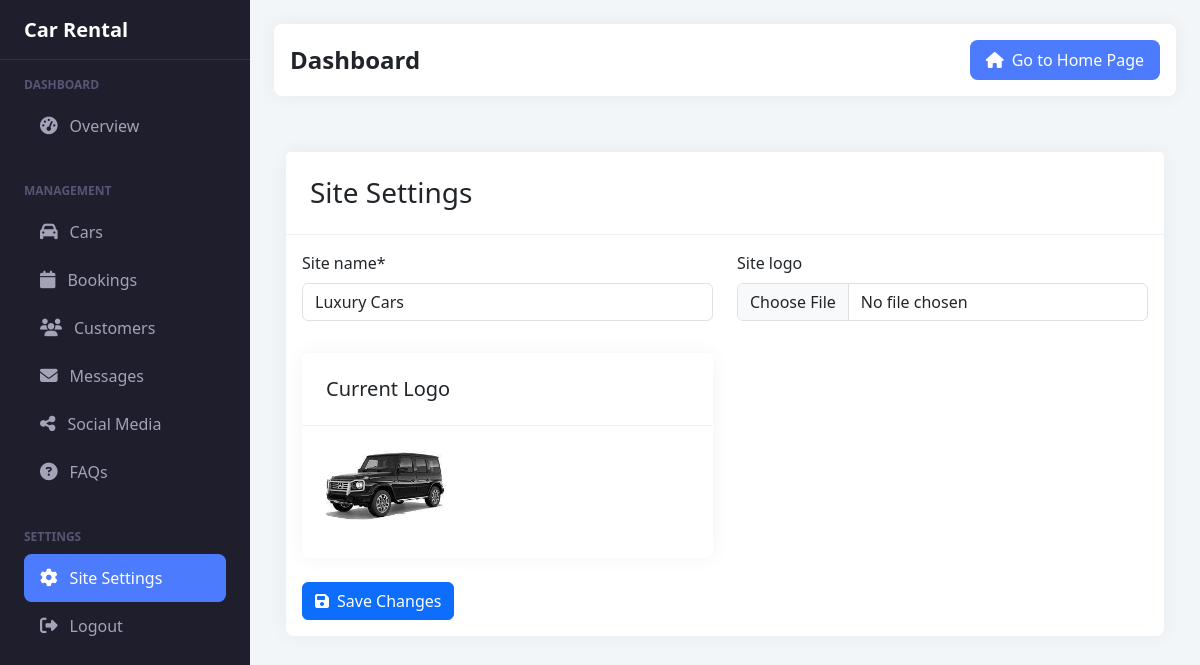
/dashboard/settings/ (signed in), run on the app's committed database.
### rentals/models.py (models this page shows, shortened)
class SiteSettings(models.Model):
    site_name = models.CharField(max_length=100, default='Car Rental Site')
    site_logo = models.ImageField(upload_to='site/', null=True, blank=True)
    class Meta:
        verbose_name = 'Site Settings'
        verbose_name_plural = 'Site Settings'
    @classmethod
    def get_settings(cls):
        return cls.objects.first() or cls.objects.create()

### rentals/views.py (the view)
# urls.py: path('dashboard/settings/', views.admin_site_settings, name='admin_site_settings'),
@login_required
def admin_site_settings(request):
    settings = SiteSettings.get_settings()
    if request.method == 'POST':
        form = SiteSettingsForm(request.POST, request.FILES, instance=settings)
        if form.is_valid():
            form.save()
            messages.success(request, 'Site settings updated successfully!')
            return redirect('admin_site_settings')
    else:
        form = SiteSettingsForm(instance=settings)
    return render(request, 'rentals/admin/site_settings.html', {
        'form': form,
        'settings': settings,
        'section': 'settings'
    })

### rentals/forms.py
class SiteSettingsForm(forms.ModelForm):
    class Meta:
        model = SiteSettings
        fields = ['site_name', 'site_logo']
        widgets = {
            'site_name': forms.TextInput(attrs={'class': 'form-control'}),
            'site_logo': forms.FileInput(attrs={'class': 'form-control'})
        }

### rentals/context_processors.py (called while the page is built)
def site_settings(request):
    return {
        'site_settings': SiteSettings.get_settings()
    }

def social_media_links(request):
    return {
        'social_media_links': SocialMedia.objects.filter(is_active=True)
    }

def faqs(request):
    return {
        'global_faqs': FAQ.objects.filter(is_active=True).order_by('order', 'id')[:5]
    }

### templates/rentals/admin/site_settings.html (shortened to what this page needs)
{% extends 'rentals/admin/base.html' %}
{% load crispy_forms_tags %}
{% block content %}
<div class="container-fluid py-4">
    <div class="row">
        <div class="col-12">
            <div class="card">
                <div class="card-header">
                    <h3 class="card-title mb-0">Site Settings</h3>
                </div>
                <div class="card-body">
                    <form method="post" enctype="multipart/form-data">
                        <div class="row">
                            <div class="col-md-6">
                                {{ form.site_name|as_crispy_field }}
                            </div>
                            <div class="col-md-6">
                                {{ form.site_logo|as_crispy_field }}
                            </div>
                        </div>
                        {% if settings.site_logo %}
                        <div class="row mt-3">
                            <div class="col-md-6">
                                <div class="card">
                                    <div class="card-header">
                                        <h5 class="card-title mb-0">Current Logo</h5>
                                    </div>
                                    <div class="card-body">
                                        <img src="{{ settings.site_logo.url }}" alt="Current Logo" class="img-fluid" style="max-height: 100px;">
                                    </div>
                                </div>
                            </div>
                        </div>
                        {% endif %}
                        <div class="row mt-4">
                            <div class="col-12">
                                <button type="submit" class="btn btn-primary">
                                    <i class="fas fa-save me-2"></i>Save Changes
                                </button>
                            </div>
                        </div>
                    </form>
                </div>
            </div>
        </div>
    </div>
</div>
{% endblock %}

### templates/rentals/admin/base.html (style rules this page uses)
:root { --sidebar-width: 250px; --header-height: 60px; --primary-color: #4C7BFD; --sidebar-bg: #1E1E2D; --sidebar-color: #A2A3B7; --sidebar-hover: #2A2A3C; }
body { min-height: 100vh; background-color: #F3F6F9; }
.card { border: none; border-radius: 0.475rem; box-shadow: 0 0 20px rgba(0,0,0,0.05); }
.card-header { background: white; border-bottom: 1px solid #EFF2F5; padding: 1.5rem; }

### data on the page
SiteSettings: site_name "Luxury Cars", site_logo (picture)

### other printed values
{{ site_settings.site_name|default:"Car Rental" }} "Car Rental"
